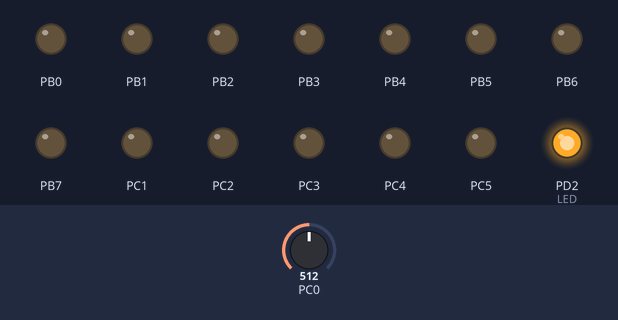
The program below on a simulated ATmega328P, built with avr-gcc and emulated at 8 MHz. Parts: output pins drawn as LEDs (lit = HIGH). The test bench sets the inputs (shaded band); at power-on: PC0 = 512. What the program prints to the serial monitor is not drawn.

Above: at 2.8 s.
2.9 s: PC0 set to 192
4.4 s: PC0 set to 168
At 5.8 s:
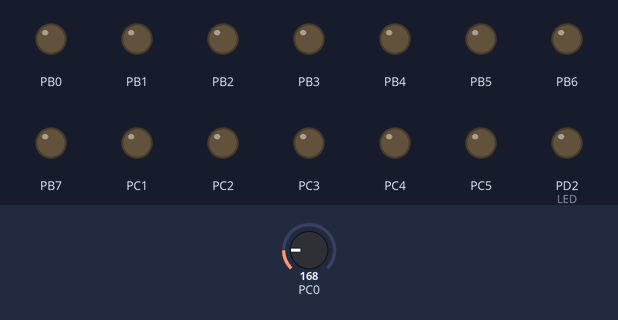
7.6 s: PC0 set to 306
At 8.5 s:
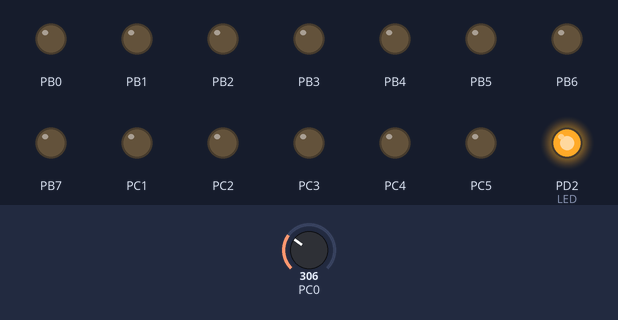
9.7 s: PC0 set to 122
At 10.6 s:
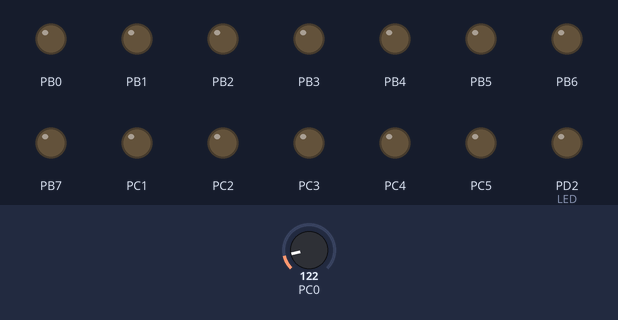
Timing chart, 0 to 12.7 s (numbered marks = the images above; inputs shaded):
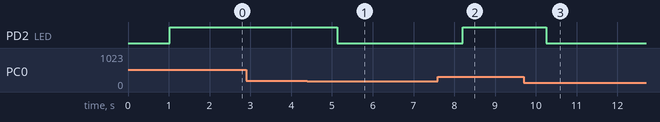

The program:

main.c
```c
/*
 * Micro_controller_1 sense temperature degree and send message to Micro_controller_2 to control motor
 *
 * Created: 1/26/2018 7:49:53 AM
 * Author : Ahmed lotfy
 */

#define F_CPU 8000000UL
#include <avr/io.h>
#include <avr/interrupt.h>
#include "mylib.h"
#include "common.h"
#include "DIO.h"
#include "Timer.h"
#include "AVC.h"
#include "UART_init.h"
#include "Temp_Sensor.h"
#include "LED.h"
extern volatile uint16 no_of_overflow;

int main(void)
{
	sei();
	DIO_Init();
	Init_Timer();
	ADC_Init();
	UART_init();
	unsigned long Time;
	uint16 temp;
	/* Replace with your application code */
	while (1)
	{
		Time=Get_time();
		if(Time>1000 )
		{
			temp=Temp_Read();
			if(temp>19)
			{
		     UART_Transmit(1);
			 LED_ON();
			}
			else if(temp<=19)
			{
			 UART_Transmit(0);
			 LED_OFF();
			}
			CLR_TIMER();
		}
	}
}
```

AVC.c
```c
/*
*AVC.C
*
*created: 7/1/2018 1:00 PM
*Author: Ahmed lotfy
*/
#include "AVC.h"
void ADC_Init()
{
	ADMUX = 0b11000000;
	ADCSRA = 0b10000111;
}
int ADC_Read( char channel_num)
{
	channel_num &=0x07; //must be from 0 --> 7

	ADMUX = ADMUX | channel_num; //choose the correct channel by setting the channel number in MUX4:0 bits

	ADCSRA |= (1<<ADSC); //start conversion write  1? to ADSC

	while((ADCSRA & (1<<ADIF)) == 0); // wait for conversion to complete ADIF becomes '1'

	ADCSRA |=(1<<ADIF); //clear ADIF by write'1' to it :)

	return (ADC/9); //return the data register
}
```

AVC.h
```c
/*
*AVC.h
*
*created: 7/1/2018 1:00 PM
*Author: Ahmed lotfy
*/
#include <avr/io.h>
#include "mylib.h"
#include "common.h"
void ADC_Init();
int ADC_Read( char channel_num);
```

LED.c
```c
/*
 * LED.c
 *
 * Created: 1/26/2017 12:46:01 PM
 *  Author: Ahmed Lotfy
 */
#include "LED.h"
void LED_ON(void)
{
	SET_BIT(PORTD,PORTD2);
}
void LED_OFF(void)
{
	CLR_BIT(PORTD,PORTD2);
}
void LED_TOGGLE(void)
{
	TOOGLE_BIT(PORTD,PORTD2);
}
```

LED.h
```c
/*
 * LED.h
 *
 * Created: 1/26/2017 12:46:01 PM
 *  Author: Ahmed Lotfy
 */
#include <avr/io.h>
#include "mylib.h"
#include "common.h"
#include "DIO.h"
void LED_ON(void);

void LED_OFF(void);
void LED_TOGGLE(void);
```

Temp_Sensor.c
```c
/*
 * Temp_Sensor.c
 *
 * * Created: 1/22/2018 2:30:13 PM
 *  Author: Ahmed Lotfy
 */
#include "Temp_Sensor.h"
uint16 Temp_Read(void)
{
	return (ADC_Read(0));

}
```

Temp_Sensor.h
```c
/*
 * Temp_Sensor.h
 *
 * * Created: 1/22/2018 2:30:13 PM
 *  Author: Ahmed Lotfy
 */
#include <avr/io.h>
#include "mylib.h"
#include "common.h"
#include "DIO.h"
#include "AVC.h"
uint16 Temp_Read(void);
```

Timer.c
```c
/*
 * Timer.c
 *
 * * Created: 1/22/2018 2:30:13 PM
 *  Author: Ahmed Lotfy
 */
#include <avr/io.h>
#include <avr/interrupt.h>
#include "Timer.h"
volatile uint16 no_of_overflow=0;
void Init_Timer(void)
{
	CLR_BIT(TCCR0A,WGM00);
	CLR_BIT(TCCR0A,WGM01);
	CLR_BIT(TCCR0A,COM0A1);
	CLR_BIT(TCCR0A,COM0A0);
	CLR_BIT(TCCR0B,WGM02);
	CLR_BIT(TCCR0B,CS02); //timer clock 8MHZ/64=125KHZ
	SET_BIT(TCCR0B,CS01);
	SET_BIT(TCCR0B,CS00);
	//OCR0=125;
	SET_BIT(TIMSK0,TOIE0);
    TCNT0=0;
}
void CLR_TIMER(void)
{
	TCNT0=0;
	no_of_overflow=0;
}
unsigned long Get_time(void)
{
 return((no_of_overflow*2)+(TCNT0*0.008));	//time for over flow=2.048ms
}

ISR(TIMER0_OVF_vect)
{
 no_of_overflow++;
}
```

Timer.h
```c
/*
 * Timer.h
 *
 * * Created: 1/22/2018 2:30:13 PM
 *  Author: Ahmed Lotfy
 */
#include <avr/io.h>
#include "common.h"
#include "mylib.h"
void Init_Timer(void);
void CLR_TIMER(void);
unsigned long Get_time(void);
extern volatile uint16 no_of_overflow;
```

UART_init.c
```c
/*
 * UART.c
 *
 * * Created: 1/22/2018 2:30:13 PM
 *  Author: Ahmed Lotfy
 */
#include <avr\io.h>
#include "UART_init.h"
void UART_init()
{
	UBRR0L = Baud_rate;
	UBRR0H = Baud_rate >> 8;
    UCSR0B = (1<<RXEN0)|(1<<TXEN0);
	UCSR0C = (1<<UCSZ01)|(1<<UCSZ00);
}
void UART_Transmit(char data)
{
	while(!(UCSR0A & ( 1<<UDRE0)))
	{
	}
	UDR0 = data;
}
char UART_recieve()
{
	while(!(UCSR0A &(1<<RXC0)))
	{

	}
	return UDR0;
}
```

UART_init.h
```c
/*
 * UART.h
 *
 * * Created: 1/22/2018 2:30:13 PM
 *  Author: Ahmed Lotfy
 */
#define Baud_rate ((8000000UL/(16*9600UL))-1)
void UART_init();
void UART_Transmit(char data);
char UART_recieve();
```

common.h
```c
/*
 * common.h
 *
  * Created: 1/22/2018 2:30:13 PM
  *  Author: Ahmed Lotfy
 */


#ifndef COMMON_H_
#define COMMON_H_

#define SET_BIT(reg,bitnum) reg|=(1<<bitnum)
#define CLR_BIT(reg,bitnum) reg&=~(1<<bitnum)
#define GET_BIT(reg,bitnum) (reg&(1<<bitnum))>>bitnum
#define TOOGLE_BIT(reg,bitnum) reg^=(1<<bitnum)


#endif /* COMMON_H_ */
```

mylib.h
```c
/*
 * mylib.h
 *
 * * Created: 1/22/2018 2:30:13 PM
 *  Author: Ahmed Lotfy
 */
#ifndef MYLIB_H_INCLUDED
#define MYLIB_H_INCLUDED
typedef unsigned char uint8;    //0-255
typedef unsigned int  uint16;  //0-32000
typedef signed char   sint8;   // (-128)-127
#endif // MYLIB_H_INCLUDED
```

DIO.c
```c
/*
 * DIO.c
 *
 * * Created: 1/22/2018 2:30:13 PM
 *  Author: Ahmed Lotfy
 */

#include "DIO.h"

/*void DIO_WritePortVal(char Port_Num,char Val)
{
	switch(Port_Num)
	{
		//case 0:
		//PORTA=Val;
		//break;

		case 1:
		PORTB=Val;
		break;

		case 2:
		PORTC=Val;
		break;

		case 3:
		PORTD=Val;
		break;

		default:
		break;
	}
}

void DIO_WritePinVal(char Pin_Num, char Val)
{
	char Port_Num = Pin_Num/8;
	char Pin_Index = Pin_Num % 8;
	switch(Port_Num)
	{
		case 0:
		if(Val==0)
		CLR_BIT(PORTA,Pin_Index);
		else
		SET_BIT(PORTA,Pin_Index);
		break;

		case 1:
		if(Val==0)
		CLR_BIT(PORTB,Pin_Index);
		else
		SET_BIT(PORTB,Pin_Index);
		break;

		case 2:
		if(Val==0)
		CLR_BIT(PORTC,Pin_Index);
		else
		SET_BIT(PORTC,Pin_Index);
		break;

		case 3:
		if(Val==0)
		CLR_BIT(PORTD,Pin_Index);
		else
		SET_BIT(PORTD,Pin_Index);
		break;

		default:
		break;
	}
}

void DIO_ReadPortVal(char Port_Num,char *Val)
{
	switch(Port_Num)
	{
		case 0:
		*Val=PINA;
		break;

		case 1:
		*Val=PINB;
		break;

		case 2:
		*Val=PINC;
		break;

		case 3:
		*Val=PIND;
		break;

		default:
		break;
	}
}


void DIO_ReadPinVal(char Pin_Num,char *Val)
{
	char Port_Num=Pin_Num/8;
	char Pin_Index=Pin_Num%8;
	switch(Port_Num)
	{
		case 0:
		*Val=GET_BIT(PINA,Pin_Index);

		#ifdef LONG_PRESS
		if(*Val==1)
		while(GET_BIT(PINA,Pin_Index));
		#endif
		break;

		case 1:
		*Val=GET_BIT(PINB,Pin_Index);

		#ifdef LONG_PRESS
		if(*Val==1)
		while(GET_BIT(PINB,Pin_Index));
		#endif
		break;

		case 2:
		*Val=GET_BIT(PINC,Pin_Index);

		#ifdef LONG_PRESS
		if(*Val==1)
		while(GET_BIT(PINC,Pin_Index));
		#endif
		break;

		case 3:
		*Val=GET_BIT(PIND,Pin_Index);

		#ifdef LONG_PRESS
		if(*Val==1)
		while(GET_BIT(PIND,Pin_Index));
		#endif
		break;

		default:
		break;
	}
} */


void DIO_Init()
{
	//DDRA=DDRA_INIT;
	DDRB=DDRB_INIT;
	DDRC=DDRC_INIT;
	DDRD=DDRD_INIT;


	//PORTA=PORTA_INIT;
	PORTB=PORTB_INIT;
	PORTC=PORTC_INIT;
	PORTD=PORTD_INIT;

}
```

DIO.h
```c
/*
 * DIO.h
 *
 * Created: 1/22/2018 2:30:13 PM
 *  Author: Ahmed Lotfy
 */

#include <avr/io.h>
#include "mylib.h"
#include "common.h"

/*void DIO_WritePortVal(char Port_Num,char Val);
void DIO_WritePinVal(char Pin_Num, char Val);
void DIO_ReadPortVal(char Port_Num,char *Val);
void DIO_ReadPinVal(char Pin_Num,char *Val);*/
void DIO_Init();

/**********************Configuration****************/
//#define DDRA_INIT    0b00000000
#define DDRB_INIT    0b11111111
#define DDRC_INIT    0b1111110
#define DDRD_INIT    0b1111111

//#define PORTA_INIT   0b00000000
#define PORTB_INIT   0b00000000
#define PORTC_INIT   0b00000000
#define PORTD_INIT   0b00000000

#define LONG_PRESS
```

Measured:
- the behaviour switches between 180 and 179 on PC0 (found by bisection; images 0 and 1)
- after the input at 2.9 s, every drawn part: stays the same
- after the input at 4.4 s, PD2 (LED): HIGH → LOW after 0.73 s
- after the input at 7.6 s, PD2 (LED): LOW → HIGH after 0.60 s
- after the input at 9.7 s, PD2 (LED): HIGH → LOW after 0.55 s
